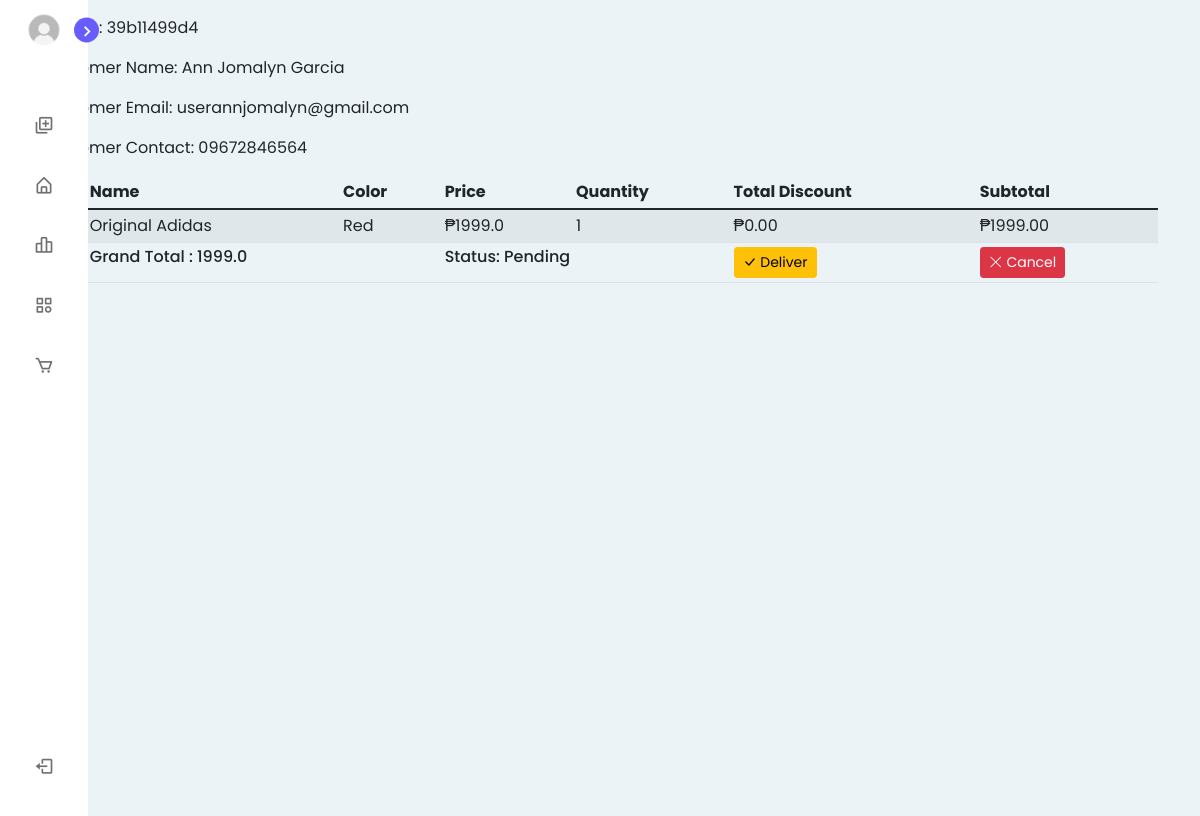
The page /orderdetails/39b11499d4 (signed in) on the database its author committed.
### main/models/customers.py (models this page shows, shortened)
class tblOrders(db.Model):
    id = db.Column(db.Integer, primary_key=True)
    invoice = db.Column(db.String(20),unique=True, nullable=False)
    status = db.Column(db.String(20), default='Pending', nullable=False)
    customer_id = db.Column(db.Integer, unique=False, nullable=False)
    datecreated = db.Column(db.DateTime, nullable=False, default=datetime.now)
    orders = db.Column(JsonEcodedDict)

class tblCustomers(db.Model, UserMixin):
    id = db.Column(db.Integer, primary_key=True)
    name = db.Column(db.String(50), unique=False)
    username = db.Column(db.String(50), unique=True)
    email = db.Column(db.String(50), unique=True)
    password = db.Column(db.String(50), unique=False)
    address = db.Column(db.String(50), unique=False)
    number = db.Column(db.String(50), unique=True)
    profile = db.Column(db.String(50), unique=False, default='profile.jpg')
    datecreated = db.Column(db.DateTime, nullable=False, default=datetime.now)

### main/routes/admin.py (the view)
@app.route('/orderdetails/<invoice>')
def orderdetails(invoice):
    if 'email' in session:
        grandtotal = 0
        subtotal = 0
        orders = tblOrders.query.order_by(tblOrders.id.desc()).first()
        customer = tblCustomers.query.filter_by(id=orders.customer_id).first()
        for _key, product in orders.orders.items():
            subtotal += float(product['price']) * int(product['quantity'])
            discount = float(product['discount']) * int(product['quantity'])
            subtotal -= discount
            grandtotal = float("%.2f" % (1.00 * subtotal))
    else:
        return redirect(url_for('customerLogin'))
    return render_template('admin/orderdetails.html', invoice=invoice, customer=customer, subtotal=subtotal, grandtotal=grandtotal, orders=orders, title = "Order Details")

### main/models/customers.py (called while the page is built)
    def process_result_value(self, value, dialect):
        if value is None:
            return {}
        else:
            return json.loads(value)

### main/templates/admin/orderdetails.html (shortened to what this page needs)
{% extends "layout.html" %}
{% block content %}
{% include "admin_navbar.html" %}
<div class="container-sm mt-3">
    <div class="row">
        <div class="col-md-12">
            <p>Invoice: {{orders.invoice}}</p>
            <p>Customer Name: {{customer.name}}</p>
            <p>Customer Email: {{customer.email}}</p>
            <p>Customer Contact: {{customer.number}}</p>
        </div>
    </div>
    <table class="table table-sm table-condensed table-striped table-hover">
        <thead>
            <th scope="col">#</th>
            <th scope="col">Name</th>
            <th scope="col">Color</th>
            <th scope="col">Price</th>
            <th scope="col">Quantity</th>
            <th scope="col">Total Discount</th>
            <th scope="col">Subtotal</th>
        </thead>
        <tbody>
            {% for key, product in orders.orders.items() %}
            <tr>
                <th scope="row">{{loop.index}}</td>
                <td>{{product.name}}</td>
                <td>{{product.color}}</td>
                <td>₱{{product.price}}</td>
                <td>{{product.quantity}}</td>
                {% set discount = "%0.2f" |format(product.discount|float * product.quantity|int) %}
                <td>₱{{discount}}</td>
                {% set subtotal = "%0.2f" |format(product.price|float * product.quantity|int - discount|float ) %}
                <td>₱{{subtotal}}</td>
            </tr>
            {% endfor %}
            <tr>
                <td colspan="2"><h6>Grand Total : {{grandtotal}}</h6></td>
                <td colspan="2"><h6>Status: {{orders.status}}</h6></td>
                <td><a href="{{url_for('get_order')}}" class="btn btn-sm btn-warning bi bi-check-lg"> Deliver </a></td>
                <td><a href="{{url_for('clearcart')}}" class="btn btn-sm btn-danger bi bi-x-lg"> Cancel </a></td>
            </tr>
        </tbody>
    </table>
</div>
{% endblock content %}

### main/static/css/style.css (style rules this page uses)
* { margin: 0; padding: 0; box-sizing: border-box; font-family: 'Poppins', sans-serif; }
:root { --body-color: #ecf3f7; --sidebar-color: #FFF; --primary-color: #695CFE; --primary-color-light: #F6F5FF; --toggle-color: #DDD; --text-color: #707070; --tran-03: all 0.2s ease; --tran-03: all 0.3s ease; --tran-04: all 0.3s ease; --tran-05: all 0.3s ease; }
body { min-height: 100vh; background-color: var(--body-color); transition: var(--tran-05); }

### rows shown on the page
tblOrders: invoice "39b11499d4", status "Pending"
tblCustomers: name "Ann Jomalyn Garcia", email "userannjomalyn@gmail.com", number "09672846564"

### other values the page prints
{{ product.name }} "Original Adidas"
{{ product.color }} "Red"
{{ product.price }} "1999.0"
{{ product.quantity }} "1"
{{ discount }} "0.00"
{{ subtotal }} "1999.00"
{{ grandtotal }} "1999.0"
